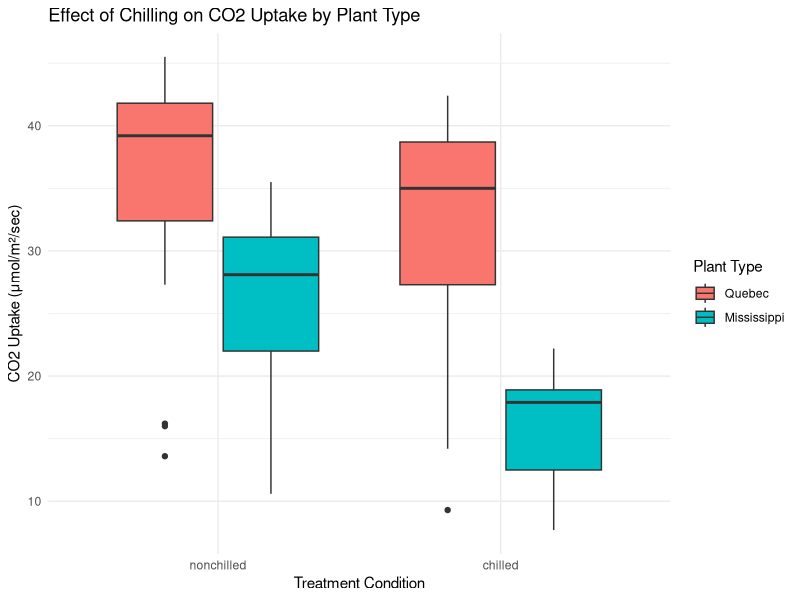

Here is the R script that generated this plot:
## ---- chunk 1

library(dplyr)
library(knitr)
library(ggplot2)
data(CO2)

## ---- chunk 2

summaryTable <- CO2 |>
  group_by(Type, Treatment) |>
  summarise(
    Mean_Uptake = round(mean(uptake), 2),
    SD_Uptake = round(sd(uptake), 2),
    Count = n()
  )

kable(summaryTable, caption = "Mean Carbon Dioxide Uptake by Type and Treatment")
## ---- chunk 3


ggplot(CO2, aes(x = Treatment, y = uptake, fill = Type)) +
  geom_boxplot() +
  labs(
    title = "Effect of Chilling on CO2 Uptake by Plant Type",
    x = "Treatment Condition",
    y = "CO2 Uptake (μmol/m²/sec)",
    fill = "Plant Type"
  ) +
  theme_minimal()

